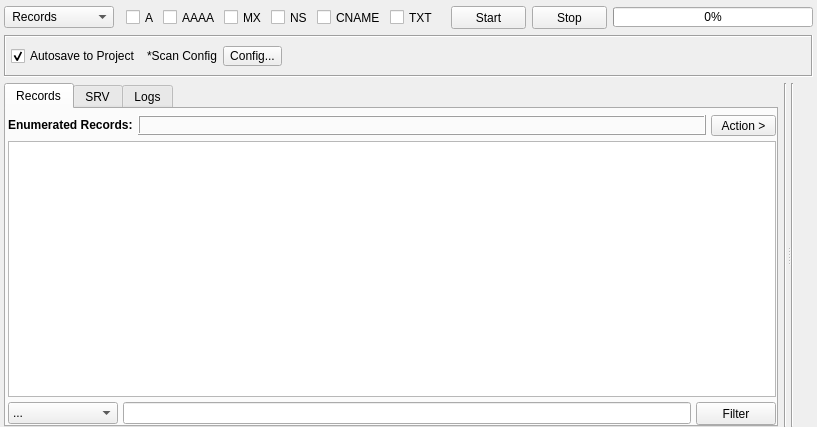
<?xml version="1.0" encoding="UTF-8"?>
<ui version="4.0">
 <class>DnsRecords</class>
 <widget class="QWidget" name="DnsRecords">
  <property name="geometry">
   <rect>
    <x>0</x>
    <y>0</y>
    <width>785</width>
    <height>427</height>
   </rect>
  </property>
  <property name="windowTitle">
   <string>Form</string>
  </property>
  <property name="styleSheet">
   <string notr="true"/>
  </property>
  <layout class="QVBoxLayout" name="verticalLayout_2">
   <property name="leftMargin">
    <number>4</number>
   </property>
   <property name="topMargin">
    <number>6</number>
   </property>
   <property name="rightMargin">
    <number>4</number>
   </property>
   <property name="bottomMargin">
    <number>0</number>
   </property>
   <item>
    <layout class="QHBoxLayout" name="horizontalLayout_9">
     <item>
      <widget class="QComboBox" name="comboBoxOption">
       <property name="sizePolicy">
        <sizepolicy hsizetype="Fixed" vsizetype="Fixed">
         <horstretch>0</horstretch>
         <verstretch>0</verstretch>
        </sizepolicy>
       </property>
       <property name="minimumSize">
        <size>
         <width>110</width>
         <height>21</height>
        </size>
       </property>
       <property name="maximumSize">
        <size>
         <width>110</width>
         <height>16777215</height>
        </size>
       </property>
       <property name="focusPolicy">
        <enum>Qt::NoFocus</enum>
       </property>
       <property name="styleSheet">
        <string notr="true"/>
       </property>
       <item>
        <property name="text">
         <string> Records</string>
        </property>
       </item>
       <item>
        <property name="text">
         <string> SRV Records</string>
        </property>
       </item>
      </widget>
     </item>
     <item>
      <widget class="QFrame" name="frame_records">
       <property name="sizePolicy">
        <sizepolicy hsizetype="Preferred" vsizetype="Maximum">
         <horstretch>0</horstretch>
         <verstretch>0</verstretch>
        </sizepolicy>
       </property>
       <property name="maximumSize">
        <size>
         <width>16777215</width>
         <height>27</height>
        </size>
       </property>
       <property name="frameShape">
        <enum>QFrame::NoFrame</enum>
       </property>
       <property name="frameShadow">
        <enum>QFrame::Sunken</enum>
       </property>
       <layout class="QHBoxLayout" name="horizontalLayout_4">
        <property name="spacing">
         <number>4</number>
        </property>
        <property name="leftMargin">
         <number>6</number>
        </property>
        <property name="topMargin">
         <number>1</number>
        </property>
        <property name="rightMargin">
         <number>6</number>
        </property>
        <property name="bottomMargin">
         <number>0</number>
        </property>
        <item>
         <widget class="QCheckBox" name="checkBoxA">
          <property name="maximumSize">
           <size>
            <width>16777215</width>
            <height>15</height>
           </size>
          </property>
          <property name="text">
           <string>A</string>
          </property>
         </widget>
        </item>
        <item>
         <widget class="QCheckBox" name="checkBoxAAAA">
          <property name="maximumSize">
           <size>
            <width>16777215</width>
            <height>15</height>
           </size>
          </property>
          <property name="text">
           <string>AAAA</string>
          </property>
         </widget>
        </item>
        <item>
         <widget class="QCheckBox" name="checkBoxMX">
          <property name="maximumSize">
           <size>
            <width>16777215</width>
            <height>15</height>
           </size>
          </property>
          <property name="font">
           <font>
            <weight>50</weight>
            <bold>false</bold>
           </font>
          </property>
          <property name="text">
           <string>MX</string>
          </property>
         </widget>
        </item>
        <item>
         <widget class="QCheckBox" name="checkBoxNS">
          <property name="maximumSize">
           <size>
            <width>16777215</width>
            <height>15</height>
           </size>
          </property>
          <property name="font">
           <font>
            <weight>50</weight>
            <bold>false</bold>
           </font>
          </property>
          <property name="text">
           <string>NS</string>
          </property>
         </widget>
        </item>
        <item>
         <widget class="QCheckBox" name="checkBoxCNAME">
          <property name="maximumSize">
           <size>
            <width>16777215</width>
            <height>15</height>
           </size>
          </property>
          <property name="font">
           <font>
            <weight>50</weight>
            <bold>false</bold>
           </font>
          </property>
          <property name="text">
           <string>CNAME</string>
          </property>
         </widget>
        </item>
        <item>
         <widget class="QCheckBox" name="checkBoxTXT">
          <property name="maximumSize">
           <size>
            <width>16777215</width>
            <height>15</height>
           </size>
          </property>
          <property name="font">
           <font>
            <weight>50</weight>
            <bold>false</bold>
           </font>
          </property>
          <property name="text">
           <string>TXT</string>
          </property>
         </widget>
        </item>
       </layout>
      </widget>
     </item>
     <item>
      <spacer name="horizontalSpacer_2">
       <property name="orientation">
        <enum>Qt::Horizontal</enum>
       </property>
       <property name="sizeHint" stdset="0">
        <size>
         <width>40</width>
         <height>20</height>
        </size>
       </property>
      </spacer>
     </item>
     <item>
      <widget class="QPushButton" name="buttonStart">
       <property name="sizePolicy">
        <sizepolicy hsizetype="Fixed" vsizetype="Fixed">
         <horstretch>0</horstretch>
         <verstretch>0</verstretch>
        </sizepolicy>
       </property>
       <property name="minimumSize">
        <size>
         <width>75</width>
         <height>23</height>
        </size>
       </property>
       <property name="styleSheet">
        <string notr="true"/>
       </property>
       <property name="text">
        <string>Start</string>
       </property>
      </widget>
     </item>
     <item>
      <widget class="QPushButton" name="buttonStop">
       <property name="sizePolicy">
        <sizepolicy hsizetype="Fixed" vsizetype="Fixed">
         <horstretch>0</horstretch>
         <verstretch>0</verstretch>
        </sizepolicy>
       </property>
       <property name="minimumSize">
        <size>
         <width>75</width>
         <height>23</height>
        </size>
       </property>
       <property name="styleSheet">
        <string notr="true"/>
       </property>
       <property name="text">
        <string>Stop</string>
       </property>
      </widget>
     </item>
     <item>
      <widget class="QProgressBar" name="progressBar">
       <property name="minimumSize">
        <size>
         <width>200</width>
         <height>20</height>
        </size>
       </property>
       <property name="maximumSize">
        <size>
         <width>200</width>
         <height>20</height>
        </size>
       </property>
       <property name="styleSheet">
        <string notr="true"/>
       </property>
       <property name="value">
        <number>0</number>
       </property>
      </widget>
     </item>
    </layout>
   </item>
   <item>
    <widget class="QFrame" name="frame">
     <property name="sizePolicy">
      <sizepolicy hsizetype="Preferred" vsizetype="Maximum">
       <horstretch>0</horstretch>
       <verstretch>0</verstretch>
      </sizepolicy>
     </property>
     <property name="minimumSize">
      <size>
       <width>0</width>
       <height>42</height>
      </size>
     </property>
     <property name="maximumSize">
      <size>
       <width>16777215</width>
       <height>42</height>
      </size>
     </property>
     <property name="styleSheet">
      <string notr="true"/>
     </property>
     <property name="frameShape">
      <enum>QFrame::Box</enum>
     </property>
     <property name="frameShadow">
      <enum>QFrame::Sunken</enum>
     </property>
     <layout class="QHBoxLayout" name="horizontalLayout_5">
      <property name="leftMargin">
       <number>5</number>
      </property>
      <property name="rightMargin">
       <number>5</number>
      </property>
      <item>
       <widget class="QCheckBox" name="checkBox">
        <property name="text">
         <string>Autosave to Project</string>
        </property>
        <property name="checked">
         <bool>true</bool>
        </property>
       </widget>
      </item>
      <item>
       <widget class="QLabel" name="label_4">
        <property name="text">
         <string>*Scan Config</string>
        </property>
       </widget>
      </item>
      <item>
       <widget class="QToolButton" name="buttonConfig">
        <property name="minimumSize">
         <size>
          <width>0</width>
          <height>19</height>
         </size>
        </property>
        <property name="styleSheet">
         <string notr="true"/>
        </property>
        <property name="text">
         <string>Config...</string>
        </property>
       </widget>
      </item>
      <item>
       <spacer name="horizontalSpacer">
        <property name="orientation">
         <enum>Qt::Horizontal</enum>
        </property>
        <property name="sizeHint" stdset="0">
         <size>
          <width>159</width>
          <height>13</height>
         </size>
        </property>
       </spacer>
      </item>
     </layout>
    </widget>
   </item>
   <item>
    <widget class="QSplitter" name="splitter">
     <property name="orientation">
      <enum>Qt::Horizontal</enum>
     </property>
     <widget class="QWidget" name="layoutWidget">
      <layout class="QHBoxLayout" name="horizontalLayout_2">
       <item>
        <widget class="QTabWidget" name="tabWidgetResults">
         <property name="styleSheet">
          <string notr="true"/>
         </property>
         <property name="currentIndex">
          <number>0</number>
         </property>
         <widget class="QWidget" name="tabResults">
          <attribute name="title">
           <string>Records</string>
          </attribute>
          <layout class="QVBoxLayout" name="verticalLayout_7">
           <property name="spacing">
            <number>5</number>
           </property>
           <property name="leftMargin">
            <number>2</number>
           </property>
           <property name="topMargin">
            <number>6</number>
           </property>
           <property name="rightMargin">
            <number>0</number>
           </property>
           <property name="bottomMargin">
            <number>0</number>
           </property>
           <item>
            <layout class="QHBoxLayout" name="horizontalLayout_6">
             <item>
              <widget class="QLabel" name="label_5">
               <property name="sizePolicy">
                <sizepolicy hsizetype="Maximum" vsizetype="Maximum">
                 <horstretch>0</horstretch>
                 <verstretch>0</verstretch>
                </sizepolicy>
               </property>
               <property name="font">
                <font>
                 <weight>75</weight>
                 <bold>true</bold>
                </font>
               </property>
               <property name="text">
                <string>Enumerated Records:</string>
               </property>
              </widget>
             </item>
             <item>
              <widget class="QLabel" name="labelResultsCount">
               <property name="sizePolicy">
                <sizepolicy hsizetype="Preferred" vsizetype="Fixed">
                 <horstretch>0</horstretch>
                 <verstretch>0</verstretch>
                </sizepolicy>
               </property>
               <property name="minimumSize">
                <size>
                 <width>0</width>
                 <height>20</height>
                </size>
               </property>
               <property name="maximumSize">
                <size>
                 <width>16777215</width>
                 <height>20</height>
                </size>
               </property>
               <property name="styleSheet">
                <string notr="true"/>
               </property>
               <property name="frameShape">
                <enum>QFrame::Box</enum>
               </property>
               <property name="frameShadow">
                <enum>QFrame::Raised</enum>
               </property>
               <property name="text">
                <string/>
               </property>
              </widget>
             </item>
             <item>
              <widget class="QToolButton" name="buttonAction">
               <property name="sizePolicy">
                <sizepolicy hsizetype="Fixed" vsizetype="Fixed">
                 <horstretch>0</horstretch>
                 <verstretch>0</verstretch>
                </sizepolicy>
               </property>
               <property name="minimumSize">
                <size>
                 <width>65</width>
                 <height>20</height>
                </size>
               </property>
               <property name="font">
                <font>
                 <weight>50</weight>
                 <bold>false</bold>
                </font>
               </property>
               <property name="styleSheet">
                <string notr="true"/>
               </property>
               <property name="text">
                <string>Action &gt;</string>
               </property>
              </widget>
             </item>
            </layout>
           </item>
           <item>
            <widget class="QTreeView" name="treeViewResults">
             <property name="font">
              <font>
               <family>MS Shell Dlg 2</family>
               <pointsize>8</pointsize>
              </font>
             </property>
             <property name="focusPolicy">
              <enum>Qt::NoFocus</enum>
             </property>
             <property name="contextMenuPolicy">
              <enum>Qt::CustomContextMenu</enum>
             </property>
             <property name="styleSheet">
              <string notr="true"/>
             </property>
             <property name="editTriggers">
              <set>QAbstractItemView::NoEditTriggers</set>
             </property>
             <property name="showDropIndicator" stdset="0">
              <bool>false</bool>
             </property>
             <property name="selectionMode">
              <enum>QAbstractItemView::ExtendedSelection</enum>
             </property>
             <property name="selectionBehavior">
              <enum>QAbstractItemView::SelectItems</enum>
             </property>
             <property name="verticalScrollMode">
              <enum>QAbstractItemView::ScrollPerPixel</enum>
             </property>
             <property name="indentation">
              <number>15</number>
             </property>
             <property name="uniformRowHeights">
              <bool>true</bool>
             </property>
             <attribute name="headerVisible">
              <bool>false</bool>
             </attribute>
             <attribute name="headerMinimumSectionSize">
              <number>200</number>
             </attribute>
             <attribute name="headerDefaultSectionSize">
              <number>200</number>
             </attribute>
            </widget>
           </item>
           <item>
            <layout class="QHBoxLayout" name="horizontalLayout_7">
             <item>
              <widget class="QComboBox" name="comboBoxFilter">
               <property name="minimumSize">
                <size>
                 <width>110</width>
                 <height>0</height>
                </size>
               </property>
               <item>
                <property name="text">
                 <string>...</string>
                </property>
               </item>
              </widget>
             </item>
             <item>
              <widget class="QLineEdit" name="lineEditFilter"/>
             </item>
             <item>
              <widget class="QPushButton" name="buttonFilter">
               <property name="minimumSize">
                <size>
                 <width>75</width>
                 <height>23</height>
                </size>
               </property>
               <property name="text">
                <string>Filter</string>
               </property>
              </widget>
             </item>
            </layout>
           </item>
          </layout>
         </widget>
         <widget class="QWidget" name="tabSRV">
          <attribute name="title">
           <string>SRV</string>
          </attribute>
          <layout class="QVBoxLayout" name="verticalLayout_13">
           <property name="spacing">
            <number>5</number>
           </property>
           <property name="leftMargin">
            <number>2</number>
           </property>
           <property name="topMargin">
            <number>6</number>
           </property>
           <property name="rightMargin">
            <number>0</number>
           </property>
           <property name="bottomMargin">
            <number>3</number>
           </property>
           <item>
            <layout class="QHBoxLayout" name="horizontalLayout_14">
             <item>
              <widget class="QLabel" name="label_7">
               <property name="sizePolicy">
                <sizepolicy hsizetype="Maximum" vsizetype="Preferred">
                 <horstretch>0</horstretch>
                 <verstretch>0</verstretch>
                </sizepolicy>
               </property>
               <property name="font">
                <font>
                 <weight>75</weight>
                 <bold>true</bold>
                </font>
               </property>
               <property name="text">
                <string>SRV Records:</string>
               </property>
              </widget>
             </item>
             <item>
              <widget class="QLabel" name="labelResultsCountSRV">
               <property name="minimumSize">
                <size>
                 <width>0</width>
                 <height>20</height>
                </size>
               </property>
               <property name="styleSheet">
                <string notr="true"/>
               </property>
               <property name="frameShape">
                <enum>QFrame::Box</enum>
               </property>
               <property name="frameShadow">
                <enum>QFrame::Raised</enum>
               </property>
               <property name="text">
                <string/>
               </property>
              </widget>
             </item>
            </layout>
           </item>
           <item>
            <widget class="QTableView" name="tableViewSRV">
             <property name="font">
              <font>
               <family>MS Shell Dlg 2</family>
               <pointsize>8</pointsize>
              </font>
             </property>
             <property name="focusPolicy">
              <enum>Qt::NoFocus</enum>
             </property>
             <property name="styleSheet">
              <string notr="true"/>
             </property>
             <property name="editTriggers">
              <set>QAbstractItemView::NoEditTriggers</set>
             </property>
             <property name="showDropIndicator" stdset="0">
              <bool>false</bool>
             </property>
             <property name="dragDropOverwriteMode">
              <bool>false</bool>
             </property>
             <property name="verticalScrollMode">
              <enum>QAbstractItemView::ScrollPerPixel</enum>
             </property>
             <property name="horizontalScrollMode">
              <enum>QAbstractItemView::ScrollPerPixel</enum>
             </property>
             <property name="showGrid">
              <bool>false</bool>
             </property>
             <property name="sortingEnabled">
              <bool>true</bool>
             </property>
             <property name="cornerButtonEnabled">
              <bool>false</bool>
             </property>
             <attribute name="horizontalHeaderCascadingSectionResizes">
              <bool>true</bool>
             </attribute>
             <attribute name="horizontalHeaderMinimumSectionSize">
              <number>180</number>
             </attribute>
             <attribute name="horizontalHeaderDefaultSectionSize">
              <number>180</number>
             </attribute>
             <attribute name="horizontalHeaderShowSortIndicator" stdset="0">
              <bool>true</bool>
             </attribute>
             <attribute name="horizontalHeaderStretchLastSection">
              <bool>true</bool>
             </attribute>
             <attribute name="verticalHeaderVisible">
              <bool>false</bool>
             </attribute>
             <attribute name="verticalHeaderMinimumSectionSize">
              <number>15</number>
             </attribute>
             <attribute name="verticalHeaderDefaultSectionSize">
              <number>15</number>
             </attribute>
             <attribute name="verticalHeaderHighlightSections">
              <bool>false</bool>
             </attribute>
            </widget>
           </item>
           <item>
            <widget class="QProgressBar" name="progressBarSRV">
             <property name="minimumSize">
              <size>
               <width>0</width>
               <height>17</height>
              </size>
             </property>
             <property name="maximumSize">
              <size>
               <width>16777215</width>
               <height>17</height>
              </size>
             </property>
             <property name="value">
              <number>0</number>
             </property>
            </widget>
           </item>
          </layout>
         </widget>
         <widget class="QWidget" name="tabLogs">
          <attribute name="title">
           <string>Logs</string>
          </attribute>
          <layout class="QVBoxLayout" name="verticalLayout_8">
           <property name="leftMargin">
            <number>0</number>
           </property>
           <property name="topMargin">
            <number>6</number>
           </property>
           <property name="rightMargin">
            <number>0</number>
           </property>
           <property name="bottomMargin">
            <number>0</number>
           </property>
           <item>
            <widget class="QPlainTextEdit" name="plainTextEditLogs">
             <property name="readOnly">
              <bool>true</bool>
             </property>
            </widget>
           </item>
          </layout>
         </widget>
        </widget>
       </item>
       <item>
        <widget class="Line" name="line_5">
         <property name="styleSheet">
          <string notr="true"/>
         </property>
         <property name="orientation">
          <enum>Qt::Vertical</enum>
         </property>
        </widget>
       </item>
      </layout>
     </widget>
     <widget class="QWidget" name="layoutWidget">
      <layout class="QHBoxLayout" name="horizontalLayout">
       <item>
        <widget class="Line" name="line_3">
         <property name="styleSheet">
          <string notr="true"/>
         </property>
         <property name="orientation">
          <enum>Qt::Vertical</enum>
         </property>
        </widget>
       </item>
       <item>
        <layout class="QVBoxLayout" name="verticalLayout">
         <item>
          <widget class="InputWidget" name="targets" native="true">
           <property name="minimumSize">
            <size>
             <width>0</width>
             <height>100</height>
            </size>
           </property>
          </widget>
         </item>
         <item>
          <widget class="InputWidget" name="srvWordlist" native="true">
           <property name="minimumSize">
            <size>
             <width>0</width>
             <height>100</height>
            </size>
           </property>
          </widget>
         </item>
        </layout>
       </item>
      </layout>
     </widget>
    </widget>
   </item>
  </layout>
 </widget>
 <customwidgets>
  <customwidget>
   <class>InputWidget</class>
   <extends>QWidget</extends>
   <header>src/widgets/InputWidget.h</header>
   <container>1</container>
  </customwidget>
 </customwidgets>
 <resources/>
 <connections/>
</ui>
